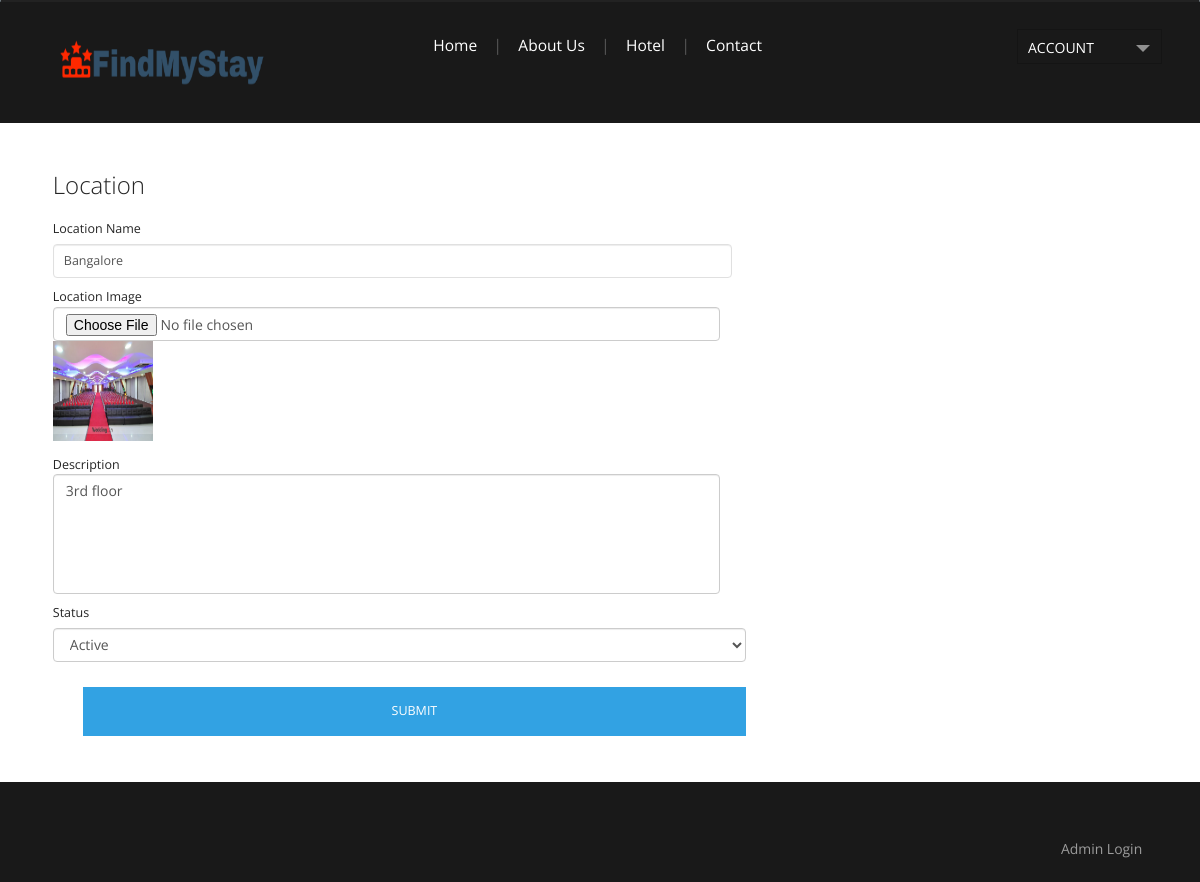
The app's page /location.php?editid=7 with its own data.
### tables this page shows
CREATE TABLE `location` (
  `location_id` int(10) NOT NULL,
  `location_name` varchar(50) NOT NULL,
  `location_img` varchar(100) NOT NULL,
  `description` text NOT NULL,
  `status` varchar(10) NOT NULL
);

### location.php (the view, shortened to what this page needs)
<?php
include("header.php");
if(isset($_GET['editid']))
{
	$sqledit= "SELECT * FROM location WHERE location_id='$_GET[editid]'";
	$qsqledit = mysqli_query($con,$sqledit);
	$rsedit = mysqli_fetch_array($qsqledit);
}
?>
<div class="main_bg">
<div class="wrap">
	<div class="main">
		<div class="contact">
				<div class="contact_right">
				  <div class="contact-form">
				  	<h3>Location</h3>
					    <form method="post" action="" onsubmit="return validateform()" enctype="multipart/form-data">
					    	<div>
						    	<span><label>Location Name</label></span>
						    	<span><input name="location_name" id="location_name" type="text" class="form-control" value="<?php echo $rsedit['location_name']; ?>"></span>
						    </div>
							<div>
						    	<span><label>Location Image</label></span>
						    	<span><input name="location_img" id="location_img" type="file" class="form-control" accept="image/*" ></span>
<?php
if(isset($_GET['editid']))
{
	echo "<img src='imglocation/$rsedit[location_img]' style='width: 100px;height: 100px;'>";
}
?>
						    </div>
							<div>
						    	<span><label>Description</label></span>
						    	<span><textarea name="description" id="description" class="form-control"><?php echo $rsedit['description']; ?></textarea></span>
						    </div>
							<div>
						     	<span><label>Status</label></span>
						    	<span>
								<select name="status" id="status" class="form-control">
				<?php
				$arr = array("Active","Inactive");
				foreach($arr as $val)
				{
					if($val == $rsedit['status'])
					{
					echo "<option value='$val' selected >$val</option>";
					}
					else
					{
					echo "<option value='$val'>$val</option>";
					}
				}
				?>
								</select>
								</span>
						    </div>
						   <div>
						   		<span><input type="submit" value="submit" name="submit" ></span>
						  </div>
					    </form>
				    </div>
  				</div>
		  </div>
	</div>
</div>
</div>
<?php
include("footer.php");
?>

### css/style.css (style rules this page uses)
html,body,div,span,applet,object,iframe,h1,h2,h3,h4,h5,h6,p,blockquote,pre,a,abbr,acronym,address,big,cite,code,del,dfn,em,img,ins,kbd,q,s,samp,small,strike,strong,sub,sup,tt,var,b,u,i,dl,dt,dd,ol,nav ul,nav li,fieldset,form,label,legend,caption,article,aside,canvas,details,embed,figure,figcaption,footer,header,hgroup,menu,nav,output,ruby,section,summary,time,mark,audio,video { margin:0;padding:0;border:0;font-size:100%;font:inherit;vertical-align:baseline; }
img { max-width:100%; }
body { font-family: 'Open Sans', sans-serif; background:#ffffff; font-size: 100%; }
.wrap { margin:0 auto; width:80%; -moz-transition:all .2s linear; -webkit-transition:all .2s linear; -o-transition:all .2s linear; -ms-transition:all .2s linear; }
.main_bg { margin-top: -5px; background: #ffffff; }
select { width: 100%; color: #858585; font-size: 0.8725em; padding: 7px; outline: none; margin: 5px 0; font-family: 'Open Sans', sans-serif; background: #ffffff; border: 1px solid #DFDFDF; box-shadow: inset 0 0 2px rgb(236, 236, 236); -webkit-box-shadow: inset 0 0 2px rgb(236, 236, 236); -moz-box-shadow: inset 0 0 2px rgb(236, 236, 236); -o-box-shadow: inset 0 0 2px rgb(236, 236, 236); }
select option { border: 1px solid #DFDFDF; outline: none; -webkit-transition: all 0.3s ease-in-out; -moz-transition: all 0.3s ease-in-out; -o-transition: all 0.3s ease-in-out; transition: all 0.3s ease-in-out; }
.main { padding: 4% 2%; }
.contact { display: block; }
.contact_right { float:left; width: 63.3333%; }
.contact_right h3 { margin-bottom: 2%; text-transform: capitalize; font-size: 1.5em; color: #252525; font-weight: 100; }
.contact-form { position:relative; padding-bottom:30px; }
.contact-form div { padding:5px 0; }
.contact-form span { display: block; color: #252525; text-shadow: 0 1px 0 #ffffff; line-height: 1.5em; font-size: 0.7825em; }
.contact-form input[type="text"],input[type="password"],input[type="date"],input[type="time"],contact-form textarea { font-family: 'Open Sans', sans-serif; margin-top: 5px; padding: 10px; display: block; width: 98% !important; background: rgba(255, 255, 255, 1); outline: none; color: #555555; font-size: 1em; border: 1px solid rgb(224, 224, 224); -webkit-appearance: none; }
.contact-form textarea { resize:none; height:120px; }
.contact-form input[type="submit"] { margin-top: 10px; display: inline-block; text-transform: uppercase; background: #32A2E3; font-family: 'Open Sans', sans-serif; color: #FFF; padding: 15px; border: none; font-size: 1em; transition: 0.5s all; -webkit-transition: 0.5s all; -moz-transition: 0.5s all; -o-transition: 0.5s all; outline: none; cursor: pointer; float: right; width: 25%; -webkit-appearance: none; }
@media only screen and (max-width: 1366px) { .wrap { width:95%; } }
@media only screen and (max-width: 1280px) { .wrap { width:95%; } }

### css/fwslider.css (style rules this page uses)
@media only screen and (max-width: 1366px) { .wrap { width:95%; } }

### records on screen
location: location_name "Bangalore", location_img (picture), description "3rd floor", status "Active"
